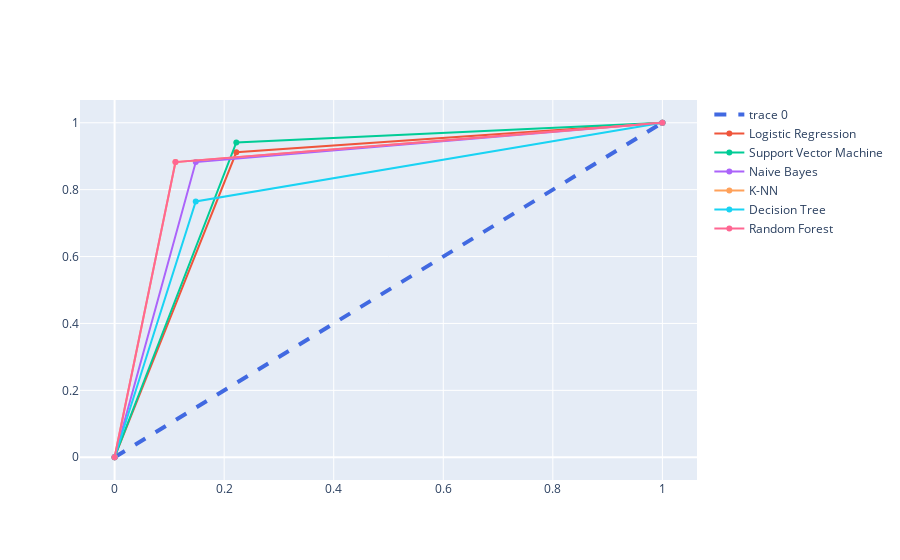

The cell this chart's notebook holds for it:
### Markdown cell above
**ROC (Receiver Operating Characteristic) Curves**

### Code cell
fig=go.Figure()
fig.add_trace(go.Scatter(x=[0,1], y=[0,1],
                    mode='lines',
                    line = dict(color='royalblue', width=4, dash='dash')))
for j in range(len(model_list)):
    fig.add_trace(go.Scatter(x=fp_rate[j], y=tp_rate[j],
                    mode='lines+markers',
                    name=model_list[j]))
fig.show()

### Figure 1 — Plotly figure (JSON) as saved in the notebook; plotly's stock layout.template omitted (floating-point values rounded to 4 significant figures)
{"data": [{"line": {"color": "royalblue", "dash": "dash", "width": 4}, "mode": "lines", "type": "scatter", "x": [0, 1], "y": [0, 1]}, {"mode": "lines+markers", "name": "Logistic Regression", "type": "scatter", "x": [0, 0.2222, 1], "y": [0, 0.9118, 1]}, {"mode": "lines+markers", "name": "Support Vector Machine", "type": "scatter", "x": [0, 0.2222, 1], "y": [0, 0.9412, 1]}, {"mode": "lines+markers", "name": "Naive Bayes", "type": "scatter", "x": [0, 0.1481, 1], "y": [0, 0.8824, 1]}, {"mode": "lines+markers", "name": "K-NN", "type": "scatter", "x": [0, 0.1111, 1], "y": [0, 0.8824, 1]}, {"mode": "lines+markers", "name": "Decision Tree", "type": "scatter", "x": [0, 0.1481, 1], "y": [0, 0.7647, 1]}, {"mode": "lines+markers", "name": "Random Forest", "type": "scatter", "x": [0, 0.1111, 1], "y": [0, 0.8824, 1]}], "layout": {}}
